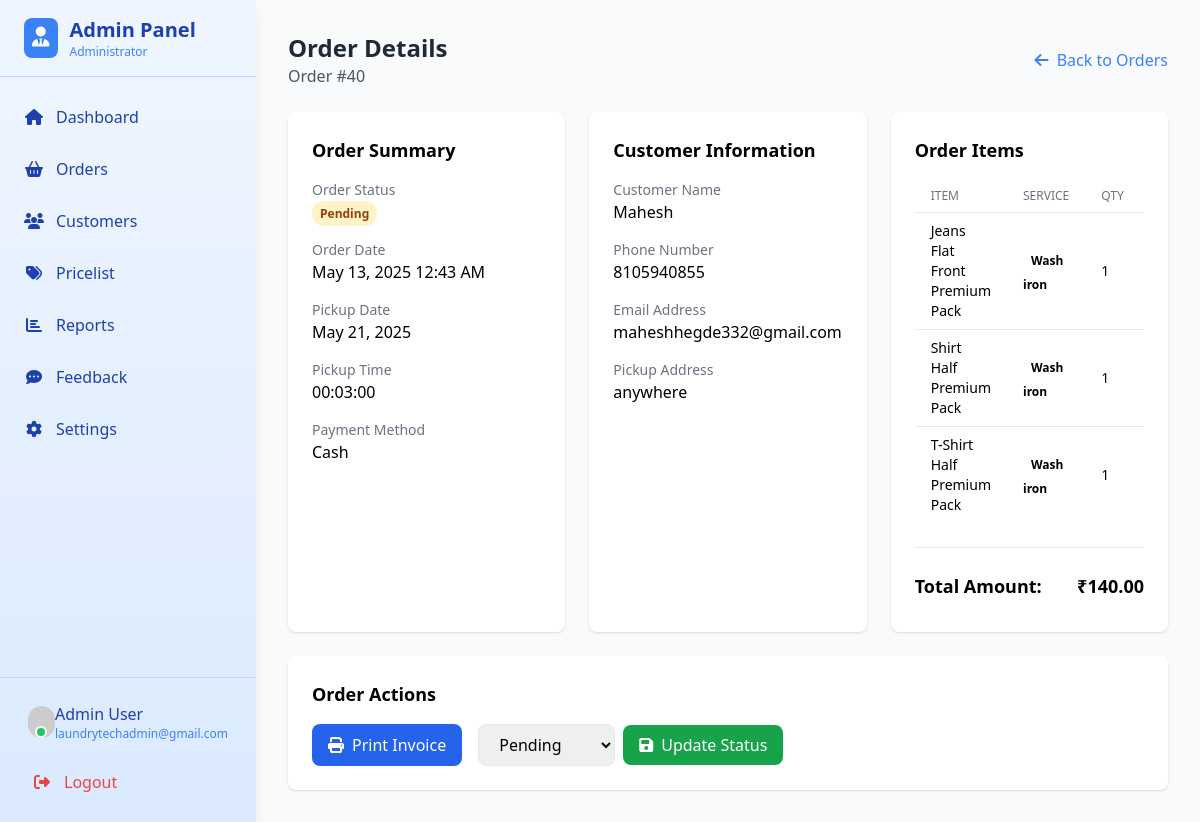
/admin/view_order_details.php?id=40 (signed in), run on the app's committed database.
### tables this page shows
CREATE TABLE IF NOT EXISTS `orders` (
  `id` int NOT NULL AUTO_INCREMENT,
  `customer_id` int DEFAULT NULL,
  `customer_name` varchar(100) DEFAULT NULL,
  `customer_email` varchar(100) DEFAULT NULL,
  `customer_phone` varchar(20) DEFAULT NULL,
  `total_price` int NOT NULL,
  `pickup_date` date DEFAULT NULL,
  `pickup_time` time DEFAULT NULL,
  `pickup_address` text,
  `created_at` timestamp NULL DEFAULT CURRENT_TIMESTAMP,
  `status` enum('pending','processing','completed','out_for_delivery') NOT NULL DEFAULT 'pending',
  PRIMARY KEY (`id`),
  KEY `customer_id` (`customer_id`)
);

CREATE TABLE IF NOT EXISTS `order_items` (
  `id` int NOT NULL AUTO_INCREMENT,
  `order_id` int DEFAULT NULL,
  `item_name` varchar(255) NOT NULL,
  `quantity` int NOT NULL,
  `price` decimal(10,2) NOT NULL,
  `comments` text,
  `service_type` varchar(20) DEFAULT 'wash_iron',
  PRIMARY KEY (`id`),
  KEY `order_id` (`order_id`)
);

### admin/view_order_details.php (the view, shortened to what this page needs)
<?php
require_once 'config.php';
$order_id = intval($_GET['id']);
$order_query = "SELECT * FROM orders WHERE id = :order_id";
$order_stmt = $pdo->prepare($order_query);
$order_stmt->bindParam(':order_id', $order_id, PDO::PARAM_INT);
$order_stmt->execute();
$order = $order_stmt->fetch(PDO::FETCH_ASSOC);
$items_query = "SELECT *,
               (SELECT comments FROM order_items WHERE order_id = :order_id LIMIT 1) AS special_instructions
               FROM order_items WHERE order_id = :order_id";
$items_stmt = $pdo->prepare($items_query);
$items_stmt->bindParam(':order_id', $order_id, PDO::PARAM_INT);
$items_stmt->execute();
$items = $items_stmt->fetchAll(PDO::FETCH_ASSOC);
$subtotal = 0;
foreach ($items as $item) {
    $subtotal += $item['price'] * $item['quantity'];
}
$total_amount = $subtotal ;
?>
<!DOCTYPE html>
<html lang="en">
<head>
    <link href="https://cdn.jsdelivr.net/npm/tailwindcss@2.2.19/dist/tailwind.min.css" rel="stylesheet">
    <link rel="stylesheet" href="https://cdnjs.cloudflare.com/ajax/libs/font-awesome/6.4.0/css/all.min.css">
</head>
<body class="bg-gray-50">
    <?php include 'sidebar.php'; ?>
    <div class="ml-64 p-8">
        <div class="max-w-6xl mx-auto">
            <div class="flex justify-between items-center mb-6">
                <div>
                    <h1 class="text-2xl font-bold text-gray-800">Order Details</h1>
                    <p class="text-gray-600">Order #<?= $order['id'] ?></p>
                </div>
                <div>
                    <a href="orders.php" class="text-blue-500 hover:text-blue-700 font-medium">
                        <i class="fas fa-arrow-left mr-1"></i> Back to Orders
                    </a>
                </div>
            </div>
            <div class="grid grid-cols-1 lg:grid-cols-3 gap-6">
                <div class="bg-white rounded-lg shadow p-6 lg:col-span-1">
                    <h2 class="text-lg font-semibold mb-4">Order Summary</h2>
                    <div class="space-y-4">
                        <div>
                            <p class="text-sm text-gray-500">Order Status</p>
                            <span class="status-badge status-<?= $order['status'] ?>">
                                <?= ucfirst($order['status']) ?>
                            </span>
                        </div>
                        <div>
                            <p class="text-sm text-gray-500">Order Date</p>
                            <p class="font-medium"><?= date('M j, Y g:i A', strtotime($order['created_at'])) ?></p>
                        </div>
                        <div>
                            <p class="text-sm text-gray-500">Pickup Date</p>
                            <p class="font-medium"><?= date('M j, Y', strtotime($order['pickup_date'])) ?></p>
                        </div>
                        <div>
                            <p class="text-sm text-gray-500">Pickup Time</p>
                            <p class="font-medium"><?= $order['pickup_time'] ?></p>
                        </div>
                        <div>
                            <p class="text-sm text-gray-500">Payment Method</p>
                            <p class="font-medium"><?= ucfirst($order['payment_method'] ?? 'Cash') ?></p>
                        </div>
                    </div>
                </div>
                <div class="bg-white rounded-lg shadow p-6 lg:col-span-1">
                    <h2 class="text-lg font-semibold mb-4">Customer Information</h2>
                    <div class="space-y-4">
                        <div>
                            <p class="text-sm text-gray-500">Customer Name</p>
                            <p class="font-medium"><?= htmlspecialchars($order['customer_name']) ?></p>
                        </div>
                        <div>
                            <p class="text-sm text-gray-500">Phone Number</p>
                            <p class="font-medium"><?= htmlspecialchars($order['customer_phone']) ?></p>
                        </div>
                        <div>
                            <p class="text-sm text-gray-500">Email Address</p>
                            <p class="font-medium"><?= htmlspecialchars($order['customer_email']) ?></p>
                        </div>
                        <div>
                            <p class="text-sm text-gray-500">Pickup Address</p>
                            <p class="font-medium"><?= htmlspecialchars($order['pickup_address']) ?></p>
                        </div>
                    </div>
                </div>
                <div class="bg-white rounded-lg shadow p-6 lg:col-span-1">
                    <h2 class="text-lg font-semibold mb-4">Order Items</h2>
                    <div class="overflow-x-auto">
                        <table class="min-w-full divide-y divide-gray-200">
                            <thead>
                                <tr>
                                    <th class="px-4 py-2 text-left text-xs font-medium text-gray-500 uppercase">Item</th>
                                    <th class="px-4 py-2 text-left text-xs font-medium text-gray-500 uppercase">Service</th>
                                    <th class="px-4 py-2 text-left text-xs font-medium text-gray-500 uppercase">Qty</th>
                                    <th class="px-4 py-2 text-left text-xs font-medium text-gray-500 uppercase">Price</th>
                                </tr>
                            </thead>
                            <tbody class="divide-y divide-gray-200">
                                <?php foreach ($items as $item): ?>
                                    <tr>
                                        <td class="px-4 py-2 text-sm"><?= htmlspecialchars($item['item_name']) ?></td>
                                        <td class="px-4 py-2">
                                            <span class="service-badge service-<?= str_replace('_', '', $item['service_type']) ?>">
                                                <?= ucfirst(str_replace('_', ' ', $item['service_type'])) ?>
                                            </span>
                                        </td>
                                        <td class="px-4 py-2 text-sm"><?= $item['quantity'] ?></td>
                                        <td class="px-4 py-2 text-sm">₹<?= number_format($item['price'], 2) ?></td>
                                    </tr>
                                <?php endforeach; ?>
                            </tbody>
                        </table>
                    </div>
                    <div class="mt-6 border-t border-gray-200 pt-4">
                        <div class="flex justify-between py-2 text-lg font-bold">
                            <span>Total Amount:</span>
                            <span>₹<?= number_format($total_amount, 2) ?></span>
                        </div>
                    </div>
                </div>
            </div>
            <div class="mt-6 bg-white rounded-lg shadow p-6">
                <h2 class="text-lg font-semibold mb-4">Order Actions</h2>
                <div class="flex flex-wrap gap-4">
                    <button onclick="window.print()" class="bg-blue-600 hover:bg-blue-700 text-white px-4 py-2 rounded-lg flex items-center">
                        <i class="fas fa-print mr-2"></i> Print Invoice
                    </button>
                    <form id="statusForm" class="flex items-center">
                        <select name="status" class="border rounded-lg px-4 py-2 mr-2 focus:ring-2 focus:ring-blue-500 focus:border-blue-500">
                            <option value="pending" <?= $order['status'] == 'pending' ? 'selected' : '' ?>>Pending</option>
                        </select>
                        <button type="submit" class="bg-green-600 hover:bg-green-700 text-white px-4 py-2 rounded-lg flex items-center">
                            <i class="fas fa-save mr-2"></i> Update Status
                        </button>
                    </form>
                </div>
            </div>
        </div>
    </div>
</body>
</html>

### admin/view_order_details.php (style rules this page uses)
.status-badge { padding: 4px 8px; border-radius: 12px; font-size: 12px; font-weight: 600; }
.status-pending { background-color: #FEF3C7; color: #92400E; }
.service-badge { padding: 4px 8px; border-radius: 12px; font-size: 12px; font-weight: 600; }

### data on the page
orders: id "40", status "Pending", created_at "May 13, 2025 12:43 AM", pickup_date "May 21, 2025", pickup_time "00:03:00", customer_name "Mahesh", customer_phone "8105940855", customer_email "maheshhegde332@gmail.com", pickup_address "anywhere"
order_items: item_name "Jeans Flat Front Premium Pack", service_type "Wash iron", quantity "1"
order_items: item_name "Shirt Half Premium Pack", service_type "Wash iron", quantity "1"
order_items: item_name "T-Shirt Half Premium Pack", service_type "Wash iron", quantity "1"

### other printed values
$order['payment_method'] "Cash"
$total_amount "140.00"
